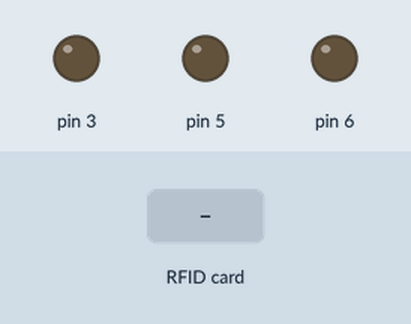
Bench run of a sketch on a simulated Arduino Uno, built with avr-gcc and run on an emulated ATmega328P. Parts: output pins drawn as LEDs (lit = HIGH). Inputs (shaded band) come from the test bench. Pins used as bus, display or sensor lines are not drawn; what the sketch prints to the serial monitor is not drawn.

Above: at 1.2 s.
1.3 s: RFID card DA 06 F5 80 held to the reader
At 2.1 s:
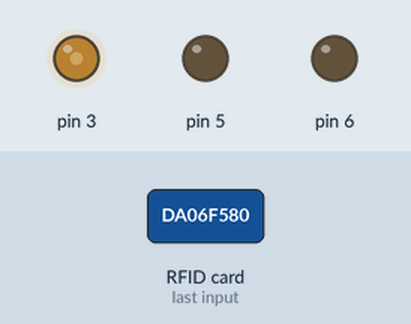
3.8 s: RFID card A9 D8 31 68 held to the reader
At 4.5 s:
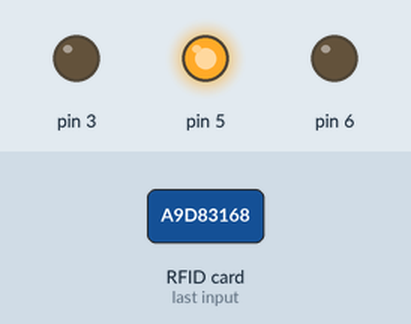
6.3 s: RFID card 5A 3E 82 81 held to the reader
At 6.6 s:
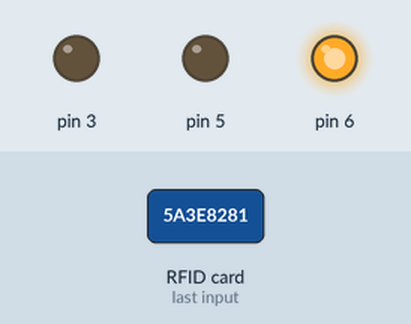
Timing chart, 0 to 9.3 s (numbered marks = the images above; inputs shaded):
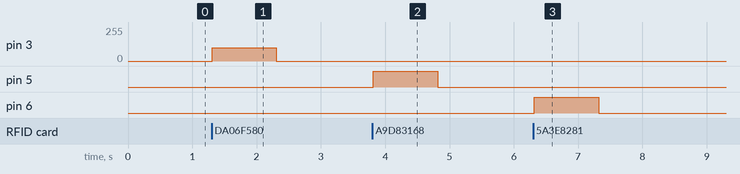

The sketch:

source_code.ino
```cpp
#include <SPI.h>
#include <MFRC522.h>

#define SS_PIN 10
#define RST_PIN 9
MFRC522 mfrc522(SS_PIN, RST_PIN);   // Create MFRC522 instance.

void setup()
{
  pinMode(3,OUTPUT);
  pinMode(5,OUTPUT);
  pinMode(6,OUTPUT);
  Serial.begin(9600);   // Initiate a serial communication
  SPI.begin();      // Initiate  SPI bus
  mfrc522.PCD_Init();   // Initiate MFRC522
  Serial.println("Approximate your card to the reader...");
  Serial.println();

}
void loop()
{
  // Look for new cards
  if ( ! mfrc522.PICC_IsNewCardPresent())
  {
    return;
  }
  // Select one of the cards
  if ( ! mfrc522.PICC_ReadCardSerial())
  {
    return;
  }
  //Show UID on serial monitor
  Serial.print("UID tag :");
  String content= "";
  byte letter;
  for (byte i = 0; i < mfrc522.uid.size; i++)
  {
     Serial.print(mfrc522.uid.uidByte[i] < 0x10 ? " 0" : " ");
     Serial.print(mfrc522.uid.uidByte[i], HEX);
     content.concat(String(mfrc522.uid.uidByte[i] < 0x10 ? " 0" : " "));
     content.concat(String(mfrc522.uid.uidByte[i], HEX));
  }
  Serial.println();
  Serial.print("Message : ");
  content.toUpperCase();
  if (content.substring(1) == "DA 06 F5 80") //change here the UID of the card/cards that you want to give access
  {
    analogWrite(3,100);
    delay(1000);
    analogWrite(3,0);
    delay(200);
  }
  if
  (content.substring(1) == "A9 D8 31 68") //change here the UID of the card/cards that you want to give access
  {

    digitalWrite(5,100);
     delay(1000);
    digitalWrite(5,0);
    delay(1000);

  }
 if
  (content.substring(1) == "5A 3E 82 81") //change here the UID of the card/cards that you want to give access
  {

    digitalWrite(6,100);
    delay(1000);
    digitalWrite(6,LOW);
    delay(1000);
  }
}
```

Measured:
- after the input at 1.3 s, pin 3: 0/255 → 100/255 at once, → 0/255 1.0 s later
- after the input at 3.8 s, pin 5: LOW → HIGH at once, → LOW 1.0 s later
- after the input at 6.3 s, pin 6: LOW → HIGH at once, → LOW 1.0 s later
